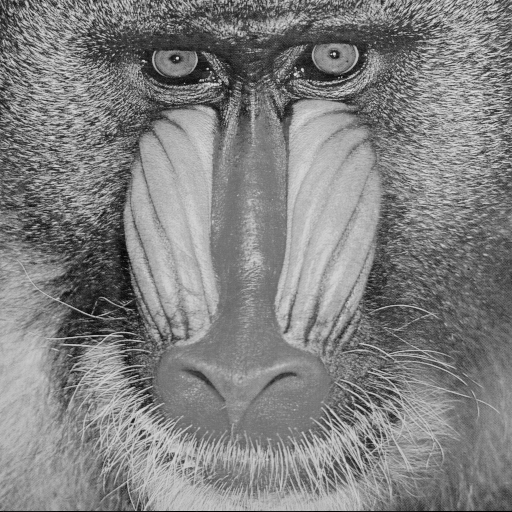
#> input picture baboon.png, 512 x 512 px
$ python exercicio7.py
#> lines starting #> are read from the running program, lines starting #| are printed output that depends on the picture
import numpy as np
import matplotlib.pyplot as plt
import imageio


img=imageio.imread("baboon.png")
#> img is the input picture: shape (512, 512); min 0, max 230, mean 129.1

def bitPlane(bit,img):
#> called with bit = 0
    return np.bitwise_and(img,2**bit)
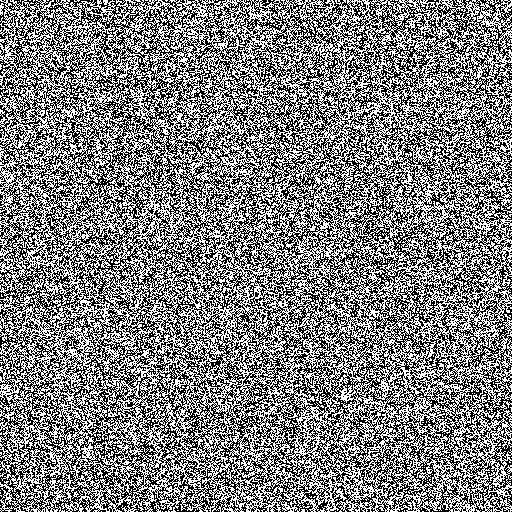
#> returned value: shape (512, 512); values 0 (black) and 1 (white), 50.1% white; black in thin lines or dots

for i in range(8):
    img=imageio.imread("baboon.png")
    img = bitPlane(i,img)
    plt.imsave("resultados\exercicio7\\bit{}.png".format(i), img, cmap = "gray")
